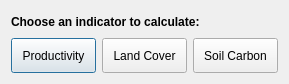
<?xml version="1.0" encoding="UTF-8"?>
<ui version="4.0">
 <class>DlgCalculate</class>
 <widget class="QDialog" name="DlgCalculate">
  <property name="geometry">
   <rect>
    <x>0</x>
    <y>0</y>
    <width>289</width>
    <height>84</height>
   </rect>
  </property>
  <property name="sizePolicy">
   <sizepolicy hsizetype="Fixed" vsizetype="Fixed">
    <horstretch>0</horstretch>
    <verstretch>0</verstretch>
   </sizepolicy>
  </property>
  <property name="windowTitle">
   <string>Calculate Indicators</string>
  </property>
  <layout class="QGridLayout" name="gridLayout">
   <item row="0" column="0" colspan="3">
    <widget class="QLabel" name="label">
     <property name="font">
      <font>
       <weight>75</weight>
       <bold>true</bold>
      </font>
     </property>
     <property name="text">
      <string>Choose an indicator to calculate:</string>
     </property>
    </widget>
   </item>
   <item row="1" column="0">
    <widget class="QPushButton" name="btn_prod">
     <property name="minimumSize">
      <size>
       <width>0</width>
       <height>35</height>
      </size>
     </property>
     <property name="text">
      <string>Productivity</string>
     </property>
    </widget>
   </item>
   <item row="1" column="1">
    <widget class="QPushButton" name="btn_lc">
     <property name="minimumSize">
      <size>
       <width>0</width>
       <height>35</height>
      </size>
     </property>
     <property name="text">
      <string>Land Cover</string>
     </property>
    </widget>
   </item>
   <item row="1" column="2">
    <widget class="QPushButton" name="btn_soc">
     <property name="minimumSize">
      <size>
       <width>0</width>
       <height>35</height>
      </size>
     </property>
     <property name="text">
      <string>Soil Carbon</string>
     </property>
    </widget>
   </item>
  </layout>
 </widget>
 <resources/>
 <connections/>
</ui>
